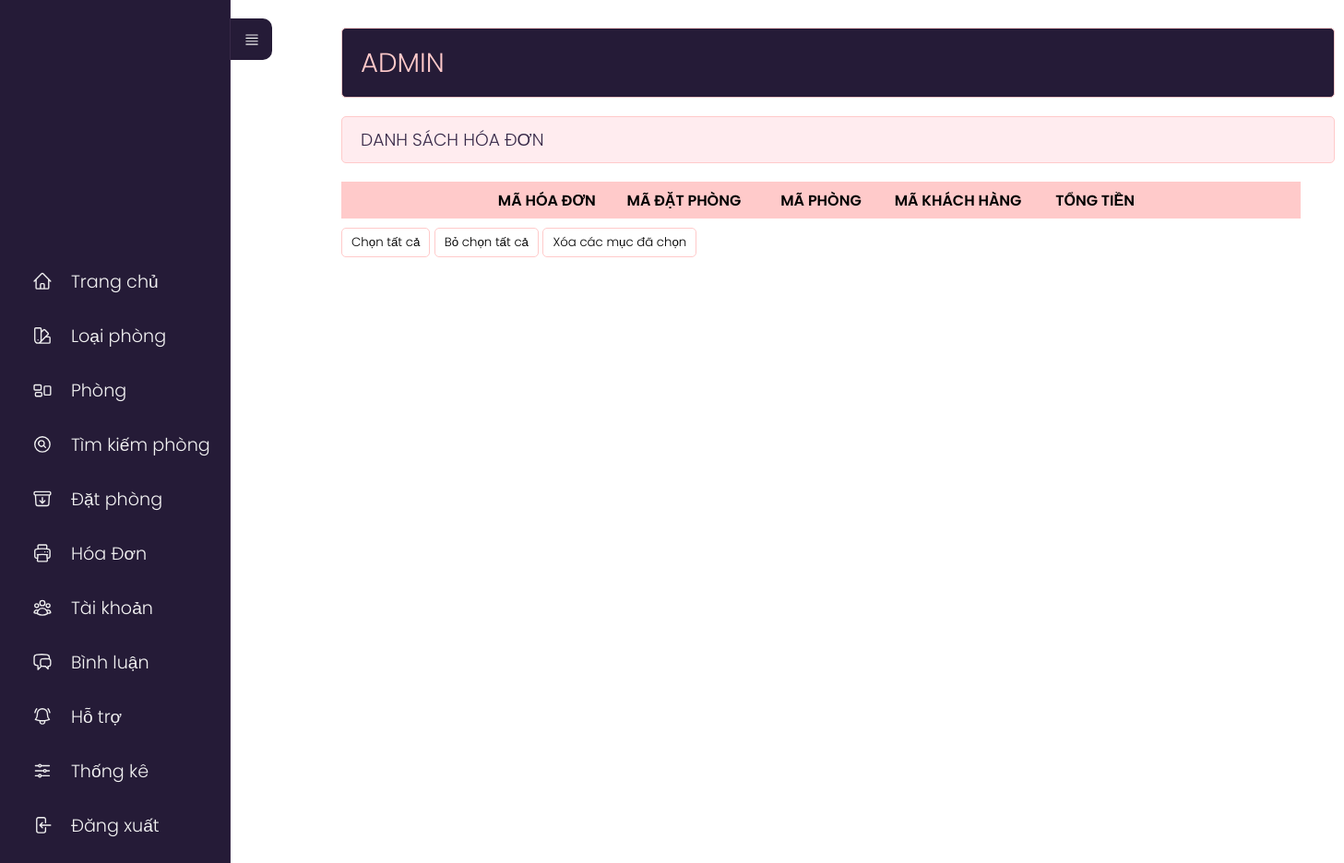
The page /admin/index.php?act=listhd (signed in) on the database as committed earlier.
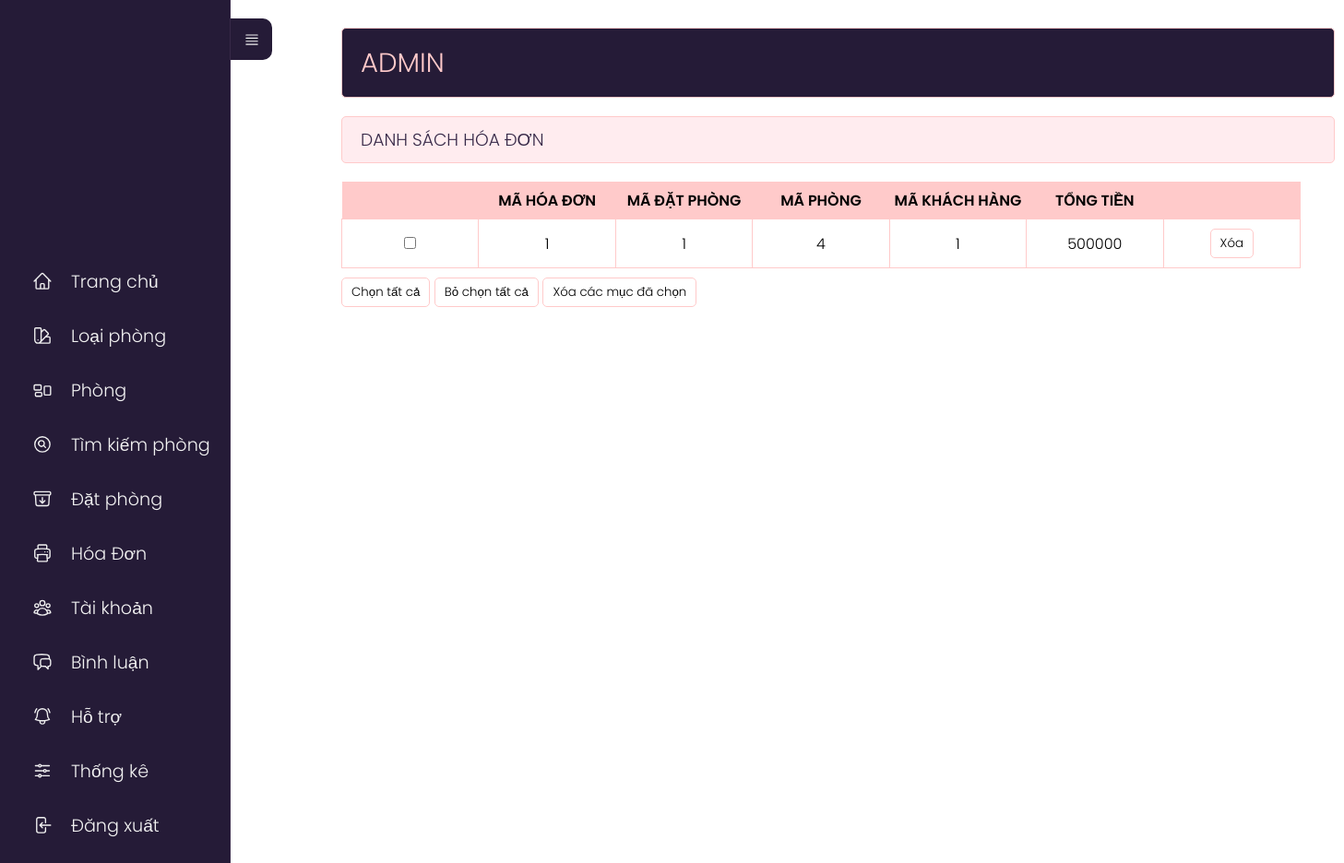
The same page on the database as committed later.
### tables this page shows
CREATE TABLE `hoadon` (
  `id_bill` int(11) NOT NULL,
  `id_order` int(11) NOT NULL,
  `id_phong` int(11) NOT NULL,
  `id_user` int(11) NOT NULL,
  `tongtien` int(11) NOT NULL
);

### model/pdo.php (called while the page is built, shortened)
<?php
function pdo_get_connection(){
    $dburl = "mysql:host=localhost;dbname=khachsan;charset=utf8";
    $user = 'root';
    $password = '';
    $conn = new PDO($dburl, $user, $password);
    $conn->setAttribute(PDO::ATTR_ERRMODE, PDO::ERRMODE_EXCEPTION);
    return $conn;
}
function pdo_query($sql){
    $sql_args = array_slice(func_get_args(), 1);
    try{
        $conn = pdo_get_connection();
        $stmt = $conn->prepare($sql);
        $stmt->execute($sql_args);
        $rows = $stmt->fetchAll();
        return $rows;
    }
    catch(PDOException $e){
        throw $e;
    }
    finally{
        unset($conn);
    }
}

### model/hoadon.php (called while the page is built, shortened)
<?php
 function loadall_hoadon(){
    $query="SELECT * FROM hoadon order by id_bill desc";
    $listhd=pdo_query($query);
    return $listhd;
}
?>

### admin/hoadon/list.php (the view)
<div class="row">
    <div class="row mb headeradmin" style="width:148%;">
        <h1 style="padding: 15px 0;">ADMIN </h1>
    </div>
    <div class="row formtittle" style="width:148%;">
        <h3>DANH SÁCH HÓA ĐƠN</h3>
    </div>
    <div class="row formcontent" style="width:1040px;">
        <form action="" method="post">
            <div class="row mb10 formdshanghoa" style="width:100%">
                <table>
                    <tr>
                        <th></th>
                        <th>MÃ HÓA ĐƠN</th>
                        <th>MÃ ĐẶT PHÒNG</th>
                        <th>MÃ PHÒNG</th>
                        <th>MÃ KHÁCH HÀNG</th>
                        <th>TỔNG TIỀN</th>
                        <th style="background-color: #FFCACA;"></th>
                    </tr>
                    <?php foreach ($listhoadon as $hoadon) {?>
                        <?php extract($hoadon);?>
                        <?php $xoahd = "index.php?act=xoahd&id=" . $id_bill;?>
                        <tr>
                                        <td><input type="checkbox" name="name"></td>
                                        <td><?php echo  $id_bill ?></td>
                                        <td><?php echo   $id_order ?></td>
                                        <td><?php echo   $id_phong ?></td>
                                        <td><?php echo   $id_user ?></td>
                                        <td><?php echo   $tongtien ?></td>
                                        <td>
                                            <a onclick="return confirm('Bạn có thực sự muốn xóa không?');" href="<?php echo $xoahd ?>">
                                                <input type="button" value="Xóa">
                                            </a>
                                        </td>
                                    </tr>
                   <?php } ?>
                </table>
            </div>
            <div class="row mb10">
                <input type="button" id="btn1" value="Chọn tất cả">
                <input type="button" id="btn2" value="Bỏ chọn tất cả">
                <input type="button" value="Xóa các mục đã chọn">
            </div>
        </form>
    </div>
</div>
</div>

Rows that differ between the two databases and show on the page:
added hoadon: id_bill "1", id_order "1", id_phong "4", id_user "1", tongtien "500000"
